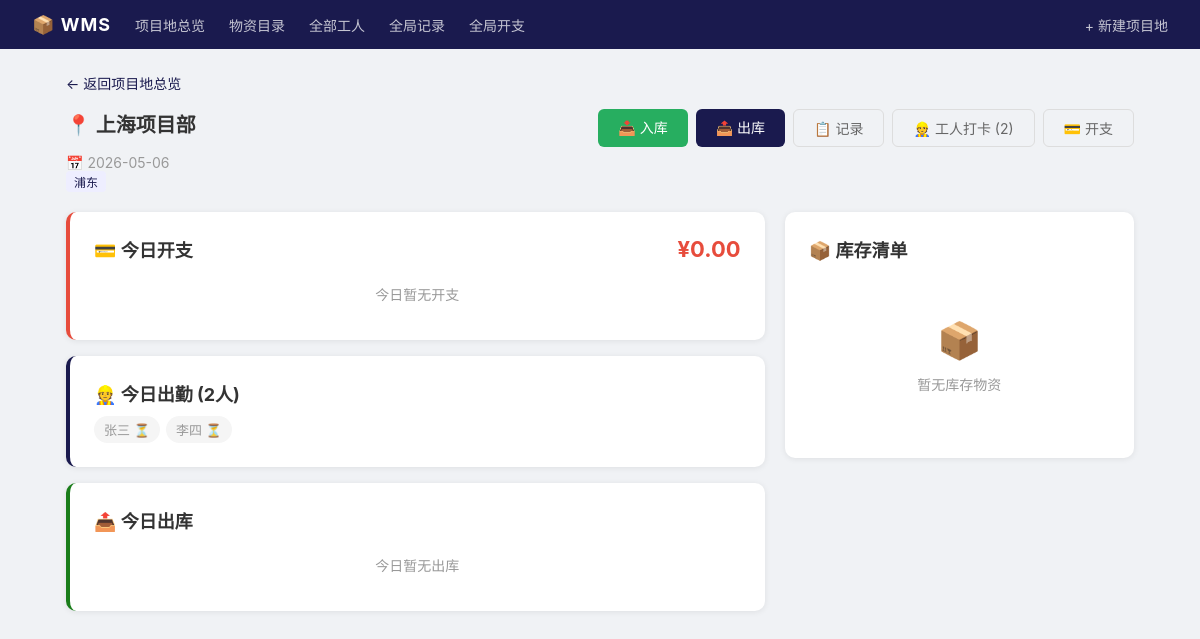
The app's page /site/1 with its own data.
### tables this page shows
CREATE TABLE sites (
            id INTEGER PRIMARY KEY AUTOINCREMENT,
            name TEXT UNIQUE NOT NULL,
            location TEXT DEFAULT '',
            contact TEXT DEFAULT '',
            created TEXT NOT NULL
        );

CREATE TABLE workers (
            id INTEGER PRIMARY KEY AUTOINCREMENT,
            site_id INTEGER NOT NULL,
            name TEXT NOT NULL,
            phone TEXT DEFAULT '',
            id_card TEXT DEFAULT '',
            created TEXT NOT NULL,
            FOREIGN KEY (site_id) REFERENCES sites(id) ON DELETE CASCADE
        );

### app.py (the view)
@app.route("/site/<int:id>")
def site_detail(id):
    conn = get_db()
    site = conn.execute("SELECT * FROM sites WHERE id=?", (id,)).fetchone()
    if not site:
        flash("项目地不存在", "error")
        conn.close()
        return redirect(url_for("index"))
    today = datetime.now().strftime("%Y-%m-%d")
    inventory = conn.execute("""
        SELECT i.*, m.code, m.name, m.spec, m.unit
        FROM inventory i JOIN materials m ON m.id = i.material_id
        WHERE i.site_id = ? AND i.quantity > 0 ORDER BY m.code
    """, (id,)).fetchall()
    worker_count = conn.execute("SELECT COUNT(*) AS cnt FROM workers WHERE site_id=?", (id,)).fetchone()["cnt"]
    today_expenses = conn.execute("""
        SELECT * FROM expenses WHERE site_id=? AND date(created)=? ORDER BY created
    """, (id, today)).fetchall()
    today_expenses_total = sum(e["amount"] for e in today_expenses)
    workers_today = conn.execute("""
        SELECT w.id, w.name, a.check_in, a.status AS att_status
        FROM workers w LEFT JOIN attendance a ON a.worker_id = w.id AND a.date = ?
        WHERE w.site_id = ? ORDER BY w.name
    """, (today, id)).fetchall()
    outbound_today = conn.execute("""
        SELECT t.*, m.name, m.code FROM transactions t JOIN materials m ON m.id = t.material_id
        WHERE t.site_id = ? AND t.type = '出库' AND date(t.time) = ? ORDER BY t.time
    """, (id, today)).fetchall()
    conn.close()
    return render_template("site_detail.html", site=site, inventory=inventory,
                          worker_count=worker_count, today=today,
                          today_expenses=today_expenses,
                          today_expenses_total=today_expenses_total,
                          workers_today=workers_today,
                          outbound_today=outbound_today)

### app.py (called while the page is built)
@app.after_request
def no_cache(response):
    if response.mimetype == "text/html":
        response.headers["Cache-Control"] = "no-cache, no-store, must-revalidate"
        response.headers["Pragma"] = "no-cache"
        response.headers["Expires"] = "0"
    return response

def get_db():
    conn = sqlite3.connect(DB_PATH)
    conn.row_factory = sqlite3.Row
    conn.execute("PRAGMA foreign_keys = ON")
    return conn

### templates/site_detail.html (shortened to what this page needs)
{% extends "base.html" %}
{% block content %}
<a href="{{ url_for('index') }}" class="back-link">← 返回项目地总览</a>
<div style="display:flex;justify-content:space-between;align-items:start;margin-bottom:20px">
    <div>
        <div class="page-title">📍 {{ site.name }}</div>
        <div style="font-size:14px;color:#999;margin-top:4px">📅 {{ today }}</div>
        {% if site.location %}<span class="tag">{{ site.location }}</span>{% endif %}
    </div>
    <div style="display:flex;gap:8px;flex-wrap:wrap">
        <a href="{{ url_for('inbound', site_id=site.id) }}" class="btn btn-green">📥 入库</a>
        <a href="{{ url_for('outbound', site_id=site.id) }}" class="btn btn-primary">📤 出库</a>
        <a href="{{ url_for('site_records', site_id=site.id) }}" class="btn btn-outline">📋 记录</a>
        <a href="{{ url_for('worker_list', site_id=site.id) }}" class="btn btn-outline">👷 工人打卡 ({{ worker_count }})</a>
        <a href="{{ url_for('expenses', site_id=site.id) }}" class="btn btn-outline">💳 开支</a>
    </div>
</div>
<div style="display:flex;gap:20px;align-items:start">
  <div style="flex:2;min-width:0">
    <div class="card" style="border-left:4px solid #e74c3c;margin-bottom:16px">
        <div style="display:flex;justify-content:space-between;align-items:center;margin-bottom:10px">
            <h2 style="margin:0">💳 今日开支</h2>
            <span style="font-size:22px;font-weight:700;color:#e74c3c">¥{{ "%.2f"|format(today_expenses_total) }}</span>
        </div>
        {% if today_expenses %}
        <table>
            <tr><th>类别</th><th>金额</th></tr>
            {% for e in today_expenses %}
            <tr>
                <td><span class="tag">{{ e.category }}</span></td>
                <td style="font-weight:700;color:#e74c3c">¥{{ "%.2f"|format(e.amount) }}</td>
            </tr>
            {% endfor %}
        </table>
        {% else %}
        <div class="empty" style="padding:12px">今日暂无开支</div>
        {% endif %}
    </div>
    <div class="card" style="border-left:4px solid #1a1a4e;margin-bottom:16px">
        <h2 style="margin-bottom:10px">👷 今日出勤 ({{ workers_today|length }}人)</h2>
        {% if workers_today %}
        <div style="display:flex;flex-wrap:wrap;gap:6px">
            {% for w in workers_today %}
            <span style="display:inline-flex;align-items:center;gap:4px;padding:4px 10px;border-radius:20px;font-size:13px;
                {% if w.att_status == '旷工' %}background:#ffe6e6;color:#cc0000;font-weight:600
                {% elif w.check_in %}background:#e6f7e6;color:#1a7d1a
                {% else %}background:#f5f5f5;color:#999{% endif %}">
                {{ w.name }}
                {% if w.att_status == '旷工' %}❌{% elif w.check_in %}✅{% else %}⏳{% endif %}
            </span>
            {% endfor %}
        </div>
        {% else %}
        <div class="empty" style="padding:12px">暂无工人</div>
        {% endif %}
    </div>
    <div class="card" style="border-left:4px solid #1a7d1a;margin-bottom:16px">
        <h2 style="margin-bottom:10px">📤 今日出库</h2>
        {% if outbound_today %}
        <table>
            <tr><th>名称</th><th>数量</th></tr>
            {% for t in outbound_today %}
            <tr>
                <td><strong>{{ t.name }}</strong></td>
                <td style="font-weight:700;color:#e74c3c">{{ t.quantity }}</td>
            </tr>
            {% endfor %}
        </table>
        {% else %}
        <div class="empty" style="padding:12px">今日暂无出库</div>
        {% endif %}
    </div>
  </div>
  <div style="flex:1;min-width:0">
    <div class="card">
        <h2>📦 库存清单</h2>
        {% if inventory %}
        <table>
            <tr><th>编码</th><th>名称</th><th>规格</th><th>单位</th><th>数量</th></tr>
            {% for i in inventory %}
            <tr>
                <td><span class="tag">{{ i.code }}</span></td>
                <td><strong>{{ i.name }}</strong></td>
                <td>{{ i.spec or '-' }}</td>
                <td>{{ i.unit }}</td>
                <td style="font-weight:700;color:{% if i.quantity < 10 %}#e74c3c{% else %}#1a7d1a{% endif %}">{{ i.quantity }}</td>
            </tr>
            {% endfor %}
        </table>
        {% else %}
        <div class="empty"><p style="font-size:36px;margin-bottom:12px">📦</p><p>暂无库存物资</p></div>
        {% endif %}
    </div>
  </div>
</div>
{% endblock %}

### templates/base.html (style rules this page uses)
* { margin: 0; padding: 0; box-sizing: border-box; }
body { font-family: -apple-system, 'Microsoft YaHei', sans-serif; background: #f0f2f5; color: #333; }
.btn { display: inline-block; padding: 8px 20px; border-radius: 6px; font-size: 14px; text-decoration: none; cursor: pointer; border: none; }
.btn-primary { background: #1a1a4e; color: #fff; }
.btn-green { background: #27ae60; color: #fff; }
.btn-outline { background: transparent; color: #666; border: 1px solid #ddd; }
.card { background: #fff; border-radius: 10px; padding: 24px; box-shadow: 0 1px 6px rgba(0,0,0,.08); }
.card h2 { font-size: 18px; margin-bottom: 16px; }
.empty { text-align: center; padding: 40px; color: #999; font-size: 14px; }
.page-title { font-size: 20px; font-weight: 700; margin-bottom: 16px; }
.back-link { display: inline-block; margin-bottom: 16px; color: #1a1a4e; text-decoration: none; font-size: 14px; }
.tag { display: inline-block; background: #eef; color: #1a1a4e; padding: 2px 8px; border-radius: 4px; font-size: 12px; }

### records on screen
sites: name "上海项目部", location "浦东"
workers: name "张三"
workers: name "李四"

### other values on screen
{{ worker_count }} "2"
{{ "%.2f"|format(today_expenses_total) }} "0.00"
{{ workers_today|length }} "2"
